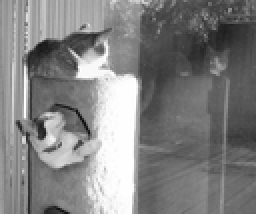
#> input picture data/original/cats.bmp, 128 x 107 px, shrunk from 319 x 267 before the run (shown 2 times larger); its folder holds 4 pictures in this run
$ python colorzationOptimization.py --gary_photo_file data/original/cats.bmp --marked_photo_file data/original/example1.png
#> lines starting #> are read from the running program, lines starting #| are printed output that depends on the picture; pictures that were not available may be replaced by others from this repository, and a replacement may not be noted
#!/usr/bin/env python
# -- coding: utf-8 --
# @Time : 2023/12/8 14:32
# @Author : Lucas
# @File : colorzationOptimization.py
# 窗口半径为1，效果最好
import argparse
import os
import time

import cv2
import numpy as np
import cv2 as cv
import colorsys
import matplotlib.pyplot as plt
import pandas as pd
import scipy.sparse as sparse
from scipy.sparse.linalg import spsolve


parser = argparse.ArgumentParser(description='运用侧窗彩色化图像处理')
# type是要传入的参数的数据类型  help是该参数的提示信息
parser.add_argument('--padding', type=int, help='padding，为侧窗的窗口代销', default=2)
parser.add_argument('--gary_photo_file', type=str, help='文件名这里放置图片名字', default='example.png')
parser.add_argument('--marked_photo_file', type=str, help='文件名这里放置图片名字', default='example_marked.png')
parser.add_argument('--gray_data_dir', type=str, help='这里是存放灰色图像的文件夹', default='./data/original')
parser.add_argument('--marked_data_dir', type=str, help='这里是存放灰色图像的文件夹', default='./data/marked')
parser.add_argument('--is_file', dest='is_file', action='store_true', help='这里选择是否文件或者是文件夹', default=False)
parser.add_argument('--exp_dir', type=str, help='这里是存放灰色图像的文件夹', default='./exp')
parser.add_argument('--is_reshape', dest='is_reshape', action='store_true', help='这里是放置图像处理的形状', default=False)
parser.add_argument('--is_store', dest='is_store', action='store_true', help='是否选择保存图片', default=False)
args = parser.parse_args()

padding = 2  # 窗口半径、图片填充大小
# src放置的是灰度图,marked是放置已经标记成果的图片
gray_data_dir = args.gray_data_dir
marked_data_dir = args.marked_data_dir
gray_photo_name_list = [os.path.join(gray_data_dir, i) for i in os.listdir(gray_data_dir)]
gray_photo_name_list.sort()
marked_photo_name_list = [os.path.join(marked_data_dir, i) for i in os.listdir(marked_data_dir)]
marked_photo_name_list.sort()
is_reshape = args.is_reshape
is_store = args.is_store
is_file = args.is_file

exp_dir = args.exp_dir
shape = (256, 256)
if is_file is True:
    gray_photo_name_list = [args.gary_photo_file]
    marked_photo_name_list = [args.marked_photo_file]

for index in range(len(gray_photo_name_list)):
    # cv读取的是BGR格式
    src = cv.imread(gray_photo_name_list[index])
#> src is the input picture: shape (107, 128, 3); min 9, max 255, mean 128.8
    marked = cv.imread(marked_photo_name_list[index])

    if is_reshape is True:
        src = cv2.resize(src, shape)
        marked = cv2.resize(marked, shape)
    # 第一通道和第三通道互换，实现BGR到RGB转换
    src = src[:, :, ::-1]
    _src = src.astype(float) / 255
    marked = marked[:, :, ::-1]
    _marked = marked.astype(float) / 255
    Y, _, _ = colorsys.rgb_to_yiq(_src[:, :, 0], _src[:, :, 1], _src[:, :, 2])  # Y通道是原灰度图的
    _, U, V = colorsys.rgb_to_yiq(_marked[:, :, 0], _marked[:, :, 1], _marked[:, :, 2])  # 待求的U和V是marked图像的
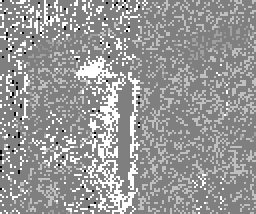
#> U: shape (107, 128) float64 (shown 2 times larger); min -5.22e-17, max 5.22e-17, mean 9.9e-18; drawn with min black and max white
    yuv = colorsys.rgb_to_yiq(_marked[:, :, 0], _marked[:, :, 1], _marked[:, :, 2])
    yuv = np.stack(yuv, axis=2)
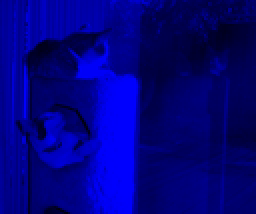
#> yuv: shape (107, 128, 3) float64 (shown 2 times larger); mean of channels 0, 1, 2 0.505, 9.9e-18, 1.87e-17; drawn with min black and max white
    y = yuv[:, :, 0]

    rows = _src.shape[0]
#> rows = 107
    cols = _src.shape[1]
#> cols = 128
    size = rows * cols
#> size = 13696
    # 统计marked图像中标记过颜色的像素位置
    # hhash_copy = isColored = abs(_src - _marked).sum(2) > 0.01 # 灰度图的U和V为0，但是有颜色的话就会大于0
    hhash = (abs(U) + abs(V)) > 1e-4
#> hhash: shape (107, 128) bool; every value is 0
    # hhash = np.logical_and(hhash, hhash_copy)
    W = sparse.lil_matrix((size, size))


    def find_neighbors(center, pic):
        neighbors = []
        # 1. 求出该像素的邻居遍历范围，同时要考虑像素在边界
        r_min = max(0, center[0] - 1)
        r_max = min(pic.shape[0], center[0] + 2)
        c_min = max(0, center[1] - 1)
        c_max = min(pic.shape[1], center[1] + 2)
        # 遍历所有的邻居像素
        for r in range(r_min, r_max):
            for c in range(c_min, c_max):
                # 自己本身忽略
                if r == center[0] and c == center[1]:
                    continue
                # 2. 存放邻居像素的xy位置，以及邻居像素的强度，用于后面计算权重的
                neighbors.append([r, c, Y[r, c]])
        return neighbors


    def affinity_a(neighbors, center):
        # 创建一个新的数组，存放权重，同时保留邻居像素的信息，因此可以直接copy数组neighbors
        nbs = np.array(neighbors)
        # 1. 获取邻居像素的强度和中间像素的强度
        sY = nbs[:, 2]  # 邻居像素的强度
        cY = center[2]  # 中间像素的强度
        # 2. 强度差值
        diff = sY - cY
        # 3. 计算均方差
        sig = np.var(np.append(sY, cY))
        if sig < 1e-6:
            sig = 1e-6
        # 4. 根据公式求权重
        wrs = np.exp(- np.power(diff, 2) / (sig * 2.0))
        # 5. 加权求和，记得wrs是负数
        wrs = - wrs / np.sum(wrs)
        nbs[:, 2] = wrs  # 记录权重
        return nbs


    def to_seq(r, c, rows):
        return int(c * rows + r)


    # 遍历所有像素
    for c in range(cols):
        for r in range(rows):
            # 1. 将该像素的位置和其强度存在center里面，并计算索引
            center = [r, c, Y[r, c]]
            c_idx = to_seq(r, c, rows)
            # 2. 如果该像素没有上过色
            if not hhash[r, c]:
                # 2.1 找到该像素的邻居像素
                neighbors = find_neighbors(center, yuv)
                # 2.2 计算权重，weight[0]、weight[1]表示邻居的xy位置，weight[2]表示权重
                weights = affinity_a(neighbors, center)
                # 2.3 放入对应行，因为像素是按顺序遍历的，所以weightData存放的也是按顺序的
                for e in weights:
                    # 2.3.1 计算center像素和邻居像素的索引
                    n_idx = to_seq(e[0], e[1], rows)
                    # 2.3.2 放入矩阵
                    W[c_idx, n_idx] = e[2]
            # 3. 如果该像素上过色，则直接放入自己本身的信息，权重为1
            W[c_idx, c_idx] = 1.0
    matA = W.tocsr()

    b_u = np.zeros(size)
    b_v = np.zeros(size)
    idx_colored = np.nonzero(hhash.reshape(size, order='F'))
    u = yuv[:, :, 1].reshape(size, order='F')
    b_u[idx_colored] = u[idx_colored]
    v = yuv[:, :, 2].reshape(size, order='F')
    b_v[idx_colored] = v[idx_colored]

    ansU = sparse.linalg.spsolve(matA, b_u)
    ansV = sparse.linalg.spsolve(matA, b_v)


    def yuv_to_rgb(cY, cU, cV):
        ansRGB = [colorsys.yiq_to_rgb(cY[i], cU[i], cV[i]) for i in range(len(ansY))]
        ansRGB = np.array(ansRGB)
        ans = np.zeros(yuv.shape)
        ans[:, :, 0] = ansRGB[:, 0].reshape(rows, cols, order='F')
        ans[:, :, 1] = ansRGB[:, 1].reshape(rows, cols, order='F')
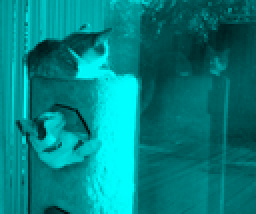
#> ans: shape (107, 128, 3) float64 (shown 2 times larger); mean of channels 0, 1, 2 0.505, 0.505, 0; drawn as B, G, R
        ans[:, :, 2] = ansRGB[:, 2].reshape(rows, cols, order='F')
#> (the run stopped early here; a loop or call above may not have finished)
